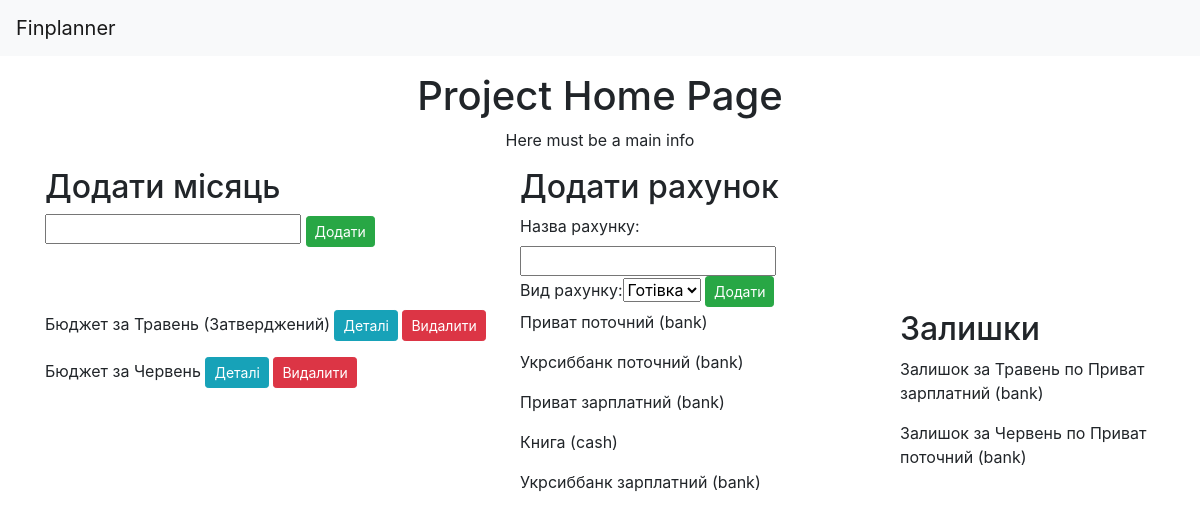
The page / on the database its author committed.
### finance/models/month.py (models this page shows)
class Month(models.Model):
    class Meta:
        verbose_name = "month"
        verbose_name_plural = "months"
    name = models.CharField(
        max_length=50,
        blank=False,
        null=False,
        verbose_name="Month Name"
    )
    balance = models.IntegerField(
        blank=False,
        null=False,
        default=0,
        verbose_name="Money Amount"
    )
    expenses_plan = models.IntegerField(
        blank=False,
        null=False,
        default=0,
        verbose_name="Amount of Planned Expenses"
    )
    expenses_done = models.IntegerField(
        blank=False,
        null=False,
        default=0,
        verbose_name="Amount of Done Expenses"
    )
    approved = models.NullBooleanField(
        blank=True,
        null=True,
        verbose_name="State of Affirmation")
    def __unicode__(self):
        if (self.approved):
            month = u"%s (Затверджений)" % self.name
        else:
            month = self.name
        return u"Бюджет за %s" % (month)

### finance/models/account.py (models this page shows)
class Account(models.Model):
    TYPE_OF_ACCOUNT = (
        ('cash', u"Готівка"),
        ('bank', u"Банк"),
    )
    class Meta:
        verbose_name = "Bank Account",
        verbose_name_plural = "Bank Accounts"
    name = models.CharField(
        max_length=100,
        blank=False,
        null=False,
        verbose_name="Account Name"
    )
    money = models.IntegerField(
        blank=True,
        null=True,
        verbose_name="Amount of Money"
    )
    blocked = models.IntegerField(
        blank=True,
        null=True,
        verbose_name="Blocked Money"
    )
    kind = models.CharField(
        max_length=100,
        blank=False,
        null=False,
        choices=TYPE_OF_ACCOUNT,
        verbose_name="Type of Account"
    )
    def __unicode__(self):
        return u"%s (%s)" % (self.name, self.kind)

### finance/models/score.py (models this page shows)
class ScorePrototype(models.Model):
    class Meta:
        abstract=True
    month = models.ForeignKey(
        'Month',
        on_delete=models.CASCADE,
        blank=False,
        null=False,
        verbose_name="Month"
    )
    amount = models.IntegerField(
        blank=False,
        null=False,
        verbose_name="Money Amount"
    )

class Score(ScorePrototype):
    class Meta:
        verbose_name = "Belance"
        verbose_name_plural = "Belances"
    account = models.ForeignKey(
        'Account',
        on_delete=models.CASCADE,
        blank=False,
        null=False,
        verbose_name="Bank Account"
    )
    def __unicode__(self):
        return u"Залишок за %s по %s" % (self.month.name, self.account)

### finance/views/months.py (the view)
# urls.py: 2. Add a URL to urlpatterns:  url(r'^$', views.home, name='home')
def home(request):
    content = {}
    content['months'] = Month.objects.all()
    content['accounts'] = Account.objects.all()
    content['scores'] = Score.objects.all()
    form = AddMonth()
    form_account = AddAccount()
    return render(request, 'finance/home.html',
        {'content': content, 'form': form, 'form_account': form_account})

### finance/views/months.py
class AddMonth(forms.Form):
    name = forms.CharField(label="", max_length=50)

class AddAccount(forms.Form):
    name = forms.CharField(label=u"Назва рахунку", max_length=50)
    kind = forms.ChoiceField(label=u"Вид рахунку", choices=TYPE_OF_ACCOUNT)

### finance/templates/finance/home.html (shortened to what this page needs)
{% extends "finance/base.html" %}
{% block header %}
<div class="row">
    <div class="col-12 text-center ">
        <h1>Project Home Page</h1>
        <p>Here must be a main info</p>
    </div>
</div>
{% endblock %}
{% block content %}
<div class="row">
    <div class="col-5">
        <h2>Додати місяць</h2>
        <form action="/month/add/" method="POST">
            {{ form }}
            <input class="btn btn-success btn-sm" type="submit" value="Додати">
        </form>
    </div>
    <div class="col-4">
        <h2>Додати рахунок</h2>
        <form action="/account/add/" method="POST">
            {{ form_account }}
            <input class="btn btn-success btn-sm" type="submit" value="Додати">
        </form>
    </div>
</div>
<div class="row">
    <div class="col-5">
        {% if content.months %}
            {% for month in content.months %}
                <p>{{ month }} <a class="btn btn-info btn-sm" href="/month/{{ month.id }}/">Деталі</a> <a class="btn btn-danger btn-sm" href="/month/{{ month.id }}/delete">Видалити</a></p>
            {% endfor %}
        {% else %}
            <p>Ще немає місяців у базі</p>
        {% endif %}
    </div>
    <div class="col-4">
        {% if content.accounts %}
            {% for account in content.accounts %}
                <p>{{ account }}</p>
            {% endfor %}
        {% else %}
            <p>Ще немає рахунків у базі</p>
        {% endif %}
    </div>
    <div class="col-3">
        <h2>Залишки</h2>
        {% if content.scores %}
            {% for score in content.scores %}
                <p>{{ score }}</p>
            {% endfor %}
        {% else %}
            <p>Ще немає залишків</p>
        {% endif %}
    </div>
</div>
{% endblock %}

### rows shown on the page
Month: approved+name "Бюджет за Травень (Затверджений)"
Month: approved+name "Бюджет за Червень"
Account: name+kind "Приват поточний (bank)"
Account: name+kind "Укрсиббанк поточний (bank)"
Account: name+kind "Приват зарплатний (bank)"
Account: name+kind "Книга (cash)"
Account: name+kind "Укрсиббанк зарплатний (bank)"
Score: month+account "Залишок за Травень по Приват зарплатний (bank)"
Score: month+account "Залишок за Червень по Приват поточний (bank)"
